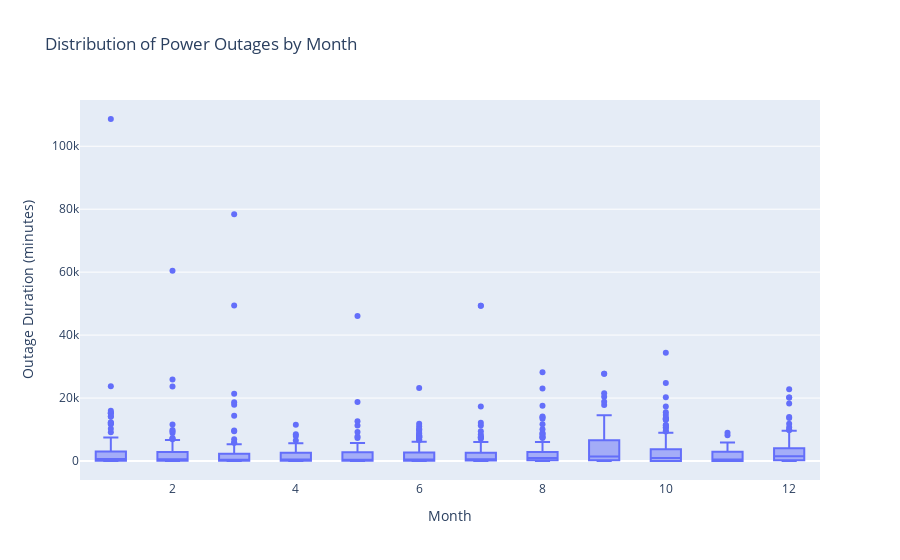

The notebook cell this image was saved under:
### Code cell
# Create a box plot of the month
fig_month = px.box(
    data_frame=outages,
    x="MONTH",
    title="Distribution of Power Outages by Month",
    y="OUTAGE.DURATION",
)
fig_month.update_xaxes(title="Month")
fig_month.update_yaxes(title="Outage Duration (minutes)")
fig_month.write_html("assets/month_boxplot.html", include_plotlyjs="cdn")

fig_month.show()

### Figure 1 — Plotly figure (JSON) as saved in the notebook; plotly's stock layout.template omitted (floating-point values rounded to 4 significant figures; data arrays with more than 128 entries replaced by an {"elided": "..."} marker saying what was removed)
{"data": [{"alignmentgroup": "True", "hovertemplate": "MONTH=%{x}<br>OUTAGE.DURATION=%{y}<extra></extra>", "legendgroup": "", "marker": {"color": "#636efa"}, "name": "", "notched": false, "offsetgroup": "", "orientation": "v", "showlegend": false, "type": "box", "x": {"elided": "1534 int values"}, "x0": " ", "xaxis": "x", "y": {"elided": "1534 int values"}, "y0": " ", "yaxis": "y"}], "layout": {"boxmode": "group", "legend": {"tracegroupgap": 0}, "title": {"text": "Distribution of Power Outages by Month"}, "xaxis": {"anchor": "y", "domain": [0, 1], "title": {"text": "Month"}}, "yaxis": {"anchor": "x", "domain": [0, 1], "title": {"text": "Outage Duration (minutes)"}}}}
